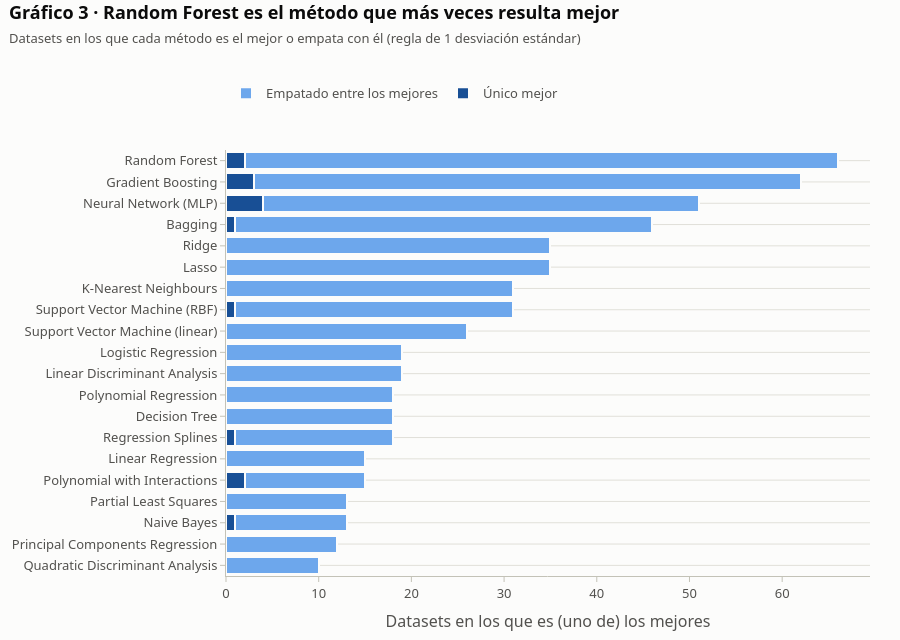

Write notebook code for a chart like this one.
### Markdown cell above
<a id="grafico-3"></a>

El Gráfico 3 cuenta en cuántos datasets cada método es el mejor o empata con él, distinguiendo
las victorias en solitario (azul oscuro) de los empates (azul claro). Explica la fuerza de la
estrategia fija: si un método queda casi siempre entre los mejores, recomendarlo siempre ya
acierta mucho.

### Code cell
ms0 = METODOS_SCORES[METODOS_SCORES.missing_rate == 0.0].copy()
ganadores_por_dataset = ms0.groupby("dataset").winner.sum()
ms0["tipo_victoria"] = np.where(
    ms0.dataset.map(ganadores_por_dataset) == 1, "Único mejor", "Empatado entre los mejores")
victorias = (ms0[ms0.winner].groupby(["method", "tipo_victoria"]).size()
             .unstack(fill_value=0).reindex(columns=["Único mejor", "Empatado entre los mejores"],
                                            fill_value=0))
aplicable = ms0.groupby("method").dataset.nunique()
victorias["total"] = victorias.sum(axis=1)
victorias = victorias.reindex(aplicable.index, fill_value=0).sort_values("total")
etiquetas = [ETIQUETA_METODO.get(m, m) for m in victorias.index]

fig = go.Figure()
for columna, color in (("Único mejor", AZULES[5]), ("Empatado entre los mejores", AZULES[2])):
    fig.add_bar(
        y=etiquetas, x=victorias[columna], name=columna, orientation="h",
        marker=dict(color=color, line=dict(width=2, color=FONDO)),
        customdata=np.stack([victorias.total, aplicable.reindex(victorias.index)], axis=1),
        hovertemplate="<b>%{y}</b><br>" + columna + ": %{x}<br>"
                      "Mejor (total): %{customdata[0]} de %{customdata[1]} datasets "
                      "en los que se ejecutó<extra></extra>",
    )
fig.update_layout(barmode="stack")
fig.update_xaxes(title="Datasets en los que es (uno de) los mejores", showgrid=True,
                 gridcolor=REJILLA)
fig.update_yaxes(showgrid=False)
estilo(fig, f"Gráfico 3 · {ETIQUETA_METODO[victorias.total.idxmax()]} "
            "es el método que más veces resulta mejor",
       "Datasets en los que cada método es el mejor o empata con él "
       "(regla de 1 desviación estándar)",
       alto=640).show()

mas_ganador = victorias.total.idxmax()
print(f"Método más frecuentemente mejor: {ETIQUETA_METODO[mas_ganador]} "
      f"({victorias.total.max()} de {aplicable[mas_ganador]} datasets en los que se ejecutó)")

### Figure 1 — Plotly figure (JSON) as saved in the notebook; plotly's stock layout.template omitted (floating-point values rounded to 4 significant figures)
{"data": [{"customdata": [[10, 23], [12, 55], [13, 51], [13, 55], [15, 51], [15, 55], [18, 55], [18, 106], [18, 55], [19, 51], [19, 51], [26, 106], [31, 106], [31, 106], [35, 101], [35, 106], [46, 106], [51, 106], [62, 106], [66, 106]], "hovertemplate": "<b>%{y}</b><br>Único mejor: %{x}<br>Mejor (total): %{customdata[0]} de %{customdata[1]} datasets en los que se ejecutó<extra></extra>", "marker": {"color": "#184f95", "line": {"color": "#fcfcfb", "width": 2}}, "name": "Único mejor", "orientation": "h", "type": "bar", "x": [0, 0, 1, 0, 2, 0, 1, 0, 0, 0, 0, 0, 1, 0, 0, 0, 1, 4, 3, 2], "y": ["Quadratic Discriminant Analysis", "Principal Components Regression", "Naive Bayes", "Partial Least Squares", "Polynomial with Interactions", "Linear Regression", "Regression Splines", "Decision Tree", "Polynomial Regression", "Linear Discriminant Analysis", "Logistic Regression", "Support Vector Machine (linear)", "Support Vector Machine (RBF)", "K-Nearest Neighbours", "Lasso", "Ridge", "Bagging", "Neural Network (MLP)", "Gradient Boosting", "Random Forest"]}, {"customdata": [[10, 23], [12, 55], [13, 51], [13, 55], [15, 51], [15, 55], [18, 55], [18, 106], [18, 55], [19, 51], [19, 51], [26, 106], [31, 106], [31, 106], [35, 101], [35, 106], [46, 106], [51, 106], [62, 106], [66, 106]], "hovertemplate": "<b>%{y}</b><br>Empatado entre los mejores: %{x}<br>Mejor (total): %{customdata[0]} de %{customdata[1]} datasets en los que se ejecutó<extra></extra>", "marker": {"color": "#6da7ec", "line": {"color": "#fcfcfb", "width": 2}}, "name": "Empatado entre los mejores", "orientation": "h", "type": "bar", "x": [10, 12, 12, 13, 13, 15, 17, 18, 18, 19, 19, 26, 30, 31, 35, 35, 45, 47, 59, 64], "y": ["Quadratic Discriminant Analysis", "Principal Components Regression", "Naive Bayes", "Partial Least Squares", "Polynomial with Interactions", "Linear Regression", "Regression Splines", "Decision Tree", "Polynomial Regression", "Linear Discriminant Analysis", "Logistic Regression", "Support Vector Machine (linear)", "Support Vector Machine (RBF)", "K-Nearest Neighbours", "Lasso", "Ridge", "Bagging", "Neural Network (MLP)", "Gradient Boosting", "Random Forest"]}], "layout": {"barmode": "stack", "font": {"color": "#0b0b0b", "family": "system-ui, -apple-system, 'Segoe UI', sans-serif", "size": 13}, "height": 640, "hoverlabel": {"bgcolor": "white", "font": {"family": "system-ui, -apple-system, 'Segoe UI', sans-serif", "size": 13}}, "legend": {"font": {"color": "#52514e"}, "orientation": "h", "title": {}, "x": 0, "y": 1.098, "yanchor": "bottom"}, "margin": {"b": 60, "l": 70, "r": 30, "t": 150}, "paper_bgcolor": "#fcfcfb", "plot_bgcolor": "#fcfcfb", "title": {"text": "<b>Gráfico 3 · Random Forest es el método que más veces resulta mejor</b><br><span style='font-size:13px;color:#52514e'>Datasets en los que cada método es el mejor o empata con él (regla de 1 desviación estándar)</span>", "x": 0.01, "xanchor": "left", "y": 0.97, "yanchor": "top"}, "xaxis": {"gridcolor": "#e1e0d9", "linecolor": "#c3c2b7", "showgrid": false, "tickcolor": "#c3c2b7", "tickfont": {"color": "#52514e"}, "title": {"font": {"color": "#52514e"}, "text": "Datasets en los que es (uno de) los mejores"}}, "yaxis": {"gridcolor": "#e1e0d9", "linecolor": "#c3c2b7", "showgrid": true, "tickcolor": "#c3c2b7", "tickfont": {"color": "#52514e"}, "title": {"font": {"color": "#52514e"}}}}}
